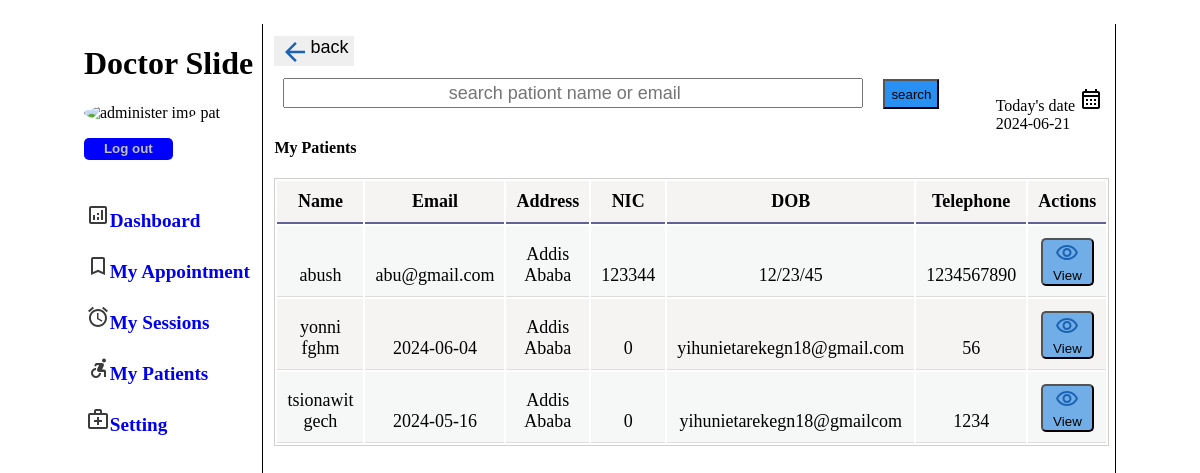
The page /DoctorPhp/mypationt.php (signed in) on the database its author committed.
### tables this page shows
CREATE TABLE `patient` (
  `FirstName` varchar(255) NOT NULL,
  `LastName` varchar(255) NOT NULL,
  `NIC` int(15) NOT NULL,
  `phone_number` varchar(13) NOT NULL,
  `email` varchar(255) NOT NULL,
  `date_of_birth` varchar(255) NOT NULL,
  `Address` varchar(255) NOT NULL,
  `password` varchar(255) NOT NULL,
  `id` int(4) NOT NULL
);

### DoctorPhp/mypationt.php (the view, shortened to what this page needs)
<!DOCTYPE html>
<html lang="en">
<head>
    <link rel="stylesheet" type="text/css" href="../DoctorCss/index.css">
    <link rel="stylesheet" type="text/css" href="../CSS/style.css">
</head>
<body>
    <?php include ("sidebar.php")?>
    <div class="main-part"><div class="btnsearchDivePation"><a href="DashBourd.php"> <button class="backImg">
<img src="../images/icons/back-iceblue.svg" class="backImg">back</button></a>
<form action="mypationt.php" method="post">
<input type="search" name="search_term" placeholder="search pationt name or email"class="searinputPationt">
<button type="submit" name="search" class="searPationtbtn">search</button><span class="todaysDate"><p id="today-date">Today's date <img src="../img/calendar.svg" alt=""><br>
<?php  date_default_timezone_set('Asia/Kolkata');
$today = date('Y-m-d');
echo $today;?>
    </p>
</span>
            </form>
        </div>
        <h4>My Patients</h4>
        <div class="apointTable">
            <?php
include("../connection.php");
if (isset($_POST['search'])) {
    $search_term = $_POST['search_term'];
    $list1 = "SELECT * FROM patient WHERE FirstName LIKE '%$search_term%' OR email LIKE '%$search_term%'";
    $result = mysqli_query($conn, $list1);
} else {
$sql = "SELECT *FROM patient";
$result = $conn->query($sql);
}
                    if ($result->num_rows > 0) {
                        echo "<table>";
                        echo "<tr>";
                        echo "<th>Name</th>";
                        echo "<th>Email</th>";
                        echo "<th>Address</th>";
                        echo "<th>NIC</th>";
                        echo "<th>DOB</th>";
                        echo "<th>Telephone</th>";
                        echo "<th>Actions</th>";
                        echo "</tr>";
    while($row = $result->fetch_assoc()) {
        echo "<tr>";
        echo "<td>" . $row["FirstName"] ." ". $row["LastName"] .  "</td>";
        echo "<td>" . $row["email"] . "</td>";
        echo "<td>Addis Ababa</td>";
        echo "<td>" . $row["NIC"] . "</td>";
        echo "<td>" . $row["date_of_birth"] . "</td>";
        echo "<td>" . $row["phone_number"] . "</td>";
        echo "<td>
            <div class=\"form-button\">
                <form action=\"viewPasiont.php\" method=\"post\">
                    <input type=\"hidden\" name=\"id\" value=\"" . $row["id"] . "\">
                    <button type=\"submit\" class=\"viewbutton\" onclick=\"displayPationtDetail();\"  >
                        <img src=\"../images/icons/view-iceblue.svg\" alt=\"View\" value=\"View\">View
                    </button>
                </form>
            </div>
        </td>";
        echo "</tr>";
    }
    echo "</table>";
} else {
    echo "No results found.";
}
?>
        </div>
    </div>
</body>
</html>

### DoctorCss/index.css (style rules this page uses)
a { text-decoration: none; }
body { overflow-x: hidden; }
th, td { padding: 10px; font-size: large; }
.backImg { display: inline-flex; border: none; height: 30px; font-size: large; }
.searPationtbtn { margin: 1% 1%; height: 30px; background-color: #2790f2; }
.searinputPationt { width: 70%; margin: 0 1%; text-align: center; font-size: large; height: 30px; }
.btnsearchDivePation { display: block; width: 100%; }
.Appointments, .table, .apointTable { display: block; width: 100%; flex-wrap: nowrap; }
.deletebutton, .viewbutton { border-radius: 5px; height: auto; padding: 1px; margin-left: 1%; background-color: #71ade6; }

### CSS/style.css (style rules this page uses)
body { justify-content: center; display: flex; margin-top: 2%; }
.main-part { width: 70%; padding: 1%; border-right: 1px solid black; }
#today-date { float: right; }
table { border: 1px solid rgb(209 206 206); padding-top: 0%; width: 90%; margin-top: 1%; }
th { border-bottom: 2px solid rgb(97 97 148); }
tr { text-align: center; width: 85%; border-bottom: 1px solid rgb(12 0 0); }
td { border-bottom: 1px solid #ddd; height: 50px; vertical-align: bottom; }
tr:nth-child(even) { background-color: #f4f8f6e2; }
tr:nth-child(odd) { background-color: rgb(246, 243, 243); }
.form-button, .schedule-form-button { display: flex; }
.form-button button { width: 90%; }

### rows shown on the page
patient: FirstName "abush", email "abu@gmail.com", NIC "123344", date_of_birth "12/23/45", phone_number "1234567890"
patient: FirstName "yonni", LastName "fghm", email "2024-06-04", NIC "0", date_of_birth "yihunietarekegn18@gmail.com", phone_number "56"
patient: FirstName "tsionawit", LastName "gech", email "2024-05-16", NIC "0", date_of_birth "yihunietarekegn18@gmailcom", phone_number "1234"

### other values the page prints
$user "pat"
